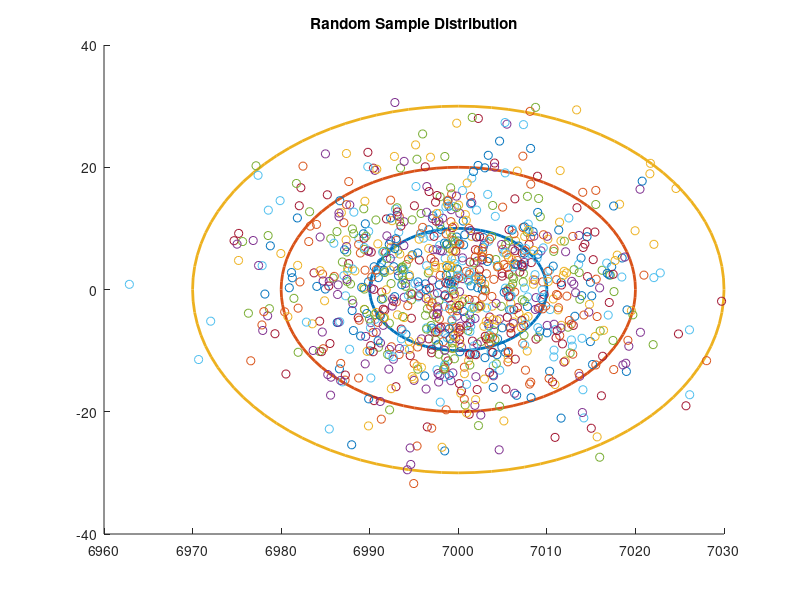

Write MATLAB code to recreate this figure. (Note: this script raises an error after producing the figure.)
% PROBLEM 3
mu = 398600;

x0 = 7000;
y0 = 0;
z0 = 0;

xdot0 = 0;
ydot0 = 9;
zdot0 = 0;

phi0 = eye(6);

P0 = diag([10^2, 10^2, 10^2, (1e-3)^2, (1e-3)^2, (1e-3)^2]);

% PART A
n = 1000;
dx = 10*randn(3,n);
figure()
hold on
theta = 0:pi/50:2*pi;
plot(10*cos(theta) + x0, 10*sin(theta) + y0, 'LineWidth', 2)
plot(20*cos(theta) + x0, 20*sin(theta) + y0, 'LineWidth', 2)
plot(30*cos(theta) + x0, 30*sin(theta) + y0, 'LineWidth', 2)
for i=1:n
    scatter(x0 + dx(1,i), y0 + dx(2,i))
end
title('Random Sample Distribution')
subtitle('Position')
xlabel('x [km]')
ylabel('y [km]')
hold off

dxdot = 1e-3*randn(3,n);
figure()
hold on
theta = 0:pi/50:2*pi;
plot(1e-3*cos(theta) + xdot0, 1e-3*sin(theta) + ydot0, 'LineWidth', 2)
plot(2e-3*cos(theta) + xdot0, 2e-3*sin(theta) + ydot0, 'LineWidth', 2)
plot(3e-3*cos(theta) + xdot0, 3e-3*sin(theta) + ydot0, 'LineWidth', 2)
for i=1:n
    scatter(xdot0 + dxdot(1,i), ydot0 + dxdot(2,i))
end
title('Random Sample Distribution')
subtitle('Velocity')
xlabel('vx [km/s]')
ylabel('vy [km/s]')
hold off

% PART B
E = (xdot0^2 + ydot0^2 + zdot0^2)/2 - mu/sqrt(x0^2 + y0^2 + z0^2);
a = -mu/2/E;
T = 2*pi/sqrt(mu)*a^(3/2);
tspan = [0,T/4,T/2,3*T/4,T];
[~,y] = ode45(@(t,X) odewithstm(t,X,mu),tspan,[x0,y0,z0,xdot0,ydot0, ...
    xdot0,reshape(phi0,1,[])]);
fprintf('| %10s | %10s | %10s | %10s | %10s | %10s | %10s |\n', ...
    'Time','Sigma x','Sigma y','Sigma z','Sigma vx','Sigma vy','Sigma vz')
for i=1:5
    t = tspan(i);
    phi = reshape(y(i,7:end),6,6);
    P = phi*P0*transpose(phi);
    sigma_x = sqrt(P(1,1));
    sigma_y = sqrt(P(2,2));
    sigma_z = sqrt(P(3,3));
    sigma_vx = sqrt(P(4,4));
    sigma_vy = sqrt(P(5,5));
    sigma_vz = sqrt(P(6,6));
    fprintf('| %10.4f | %10.4f | %10.4f | %10.4f | %10.4f | %10.4f | %10.4f |\n' ...
        ,t,sigma_x,sigma_y,sigma_z,sigma_vx,sigma_vy,sigma_vz)
end

% PART C & E
for j = 1:5
    t = tspan(j);
    figure()
    hold on
    for i=1:n
        X0 = [x0 + dx(1,i); y0 + dx(2,i); z0 + dx(3,i); xdot0 + dxdot(1,i);
            ydot0 + dxdot(2,i); zdot0 + dxdot(3,i)];
        phi = reshape(y(j,7:end),6,6);
        X = phi*X0;
        scatter(X(1), X(2))
    end
    title('Linear Map Position')
    subtitle(sprintf('t=%.4f',t))
    xlabel('x [km]')
    ylabel('y [km]')
    hold off
end

for j = 1:5
    t = tspan(j);
    figure()
    hold on
    for i=1:n
        X0 = [x0 + dx(1,i); y0 + dx(2,i); z0 + dx(3,i); xdot0 + dxdot(1,i);
            ydot0 + dxdot(2,i); zdot0 + dxdot(3,i)];
        phi = reshape(y(j,7:end),6,6);
        X = phi*X0;
        scatter(X(1), X(2))
    end
    title('Linear Map Velocity')
    subtitle(sprintf('t=%.4f',t))
    xlabel('vx [km/s]')
    ylabel('vy [km/s]')
    hold off
end

% PART D & E
for j = 1:5
    t = tspan(j);
    figure()
    hold on
    for i=1:n
        X0 = [x0 + dx(1,i); y0 + dx(2,i); z0 + dx(3,i); xdot0 + dxdot(1,i);
            ydot0 + dxdot(2,i); zdot0 + dxdot(3,i)];
        if t > 0
            [~,y] = ode45(@(t,X) odefunc(t,X,mu),[0 t],X0);
            X = y(end,:);
        else
            X = X0;
        end
        scatter(X(1), X(2))
    end
    title('Non-Linear Map Position')
    subtitle(sprintf('t=%.4f',t))
    xlabel('x [km]')
    ylabel('y [km]')
    hold off
end

for j = 1:5
    t = tspan(j);
    figure()
    hold on
    for i=1:n
        X0 = [x0 + dx(1,i); y0 + dx(2,i); z0 + dx(3,i); xdot0 + dxdot(1,i);
            ydot0 + dxdot(2,i); zdot0 + dxdot(3,i)];
        if t > 0
            [~,y] = ode45(@(t,X) odefunc(t,X,mu),[0 t],X0);
            X = y(end,:);
        else
            X = X0;
        end
        scatter(X(4), X(5))
    end
    title('Non-Linear Map Velocity')
    subtitle(sprintf('t=%.4f',t))
    xlabel('vx [km/s]')
    ylabel('vy [km/s]')
    hold off
end

function dX = odewithstm(~, X, mu)
x = X(1);
y = X(2);
z = X(3);
xdot = X(4);
ydot = X(5);
zdot = X(6);
phi = reshape(X(7:end),6,6);

r = sqrt(x^2 + y^2 + z^2);

A = zeros(6);
A(1,4) = 1;
A(2,5) = 1;
A(3,6) = 1;
A(4,1) = 3*mu*x^2/r^5 - mu/r^3;
A(4,2) = 3*mu*x*y/r^5;
A(4,3) = 3*mu*x*z/r^5;
A(5,1) = 3*mu*x*y/r^5;
A(5,2) = 3*mu*y^2/r^5 - mu/r^3;
A(5,3) = 3*mu*y*z/r^5;
A(6,1) = 3*mu*x*z/r^5;
A(6,2) = 3*mu*y*z/r^5;
A(6,3) = 3*mu*z^2/r^5 - mu/r^3;

dX = zeros(6+6*6,1);
dX(1) = xdot;
dX(2) = ydot;
dX(3) = zdot;
dX(4) = -mu/r^3*x;
dX(5) = -mu/r^3*y;
dX(6) = -mu/r^3*z;
dX(7:end) = reshape(A*phi,[],1);
end

function dX = odefunc(~, X, mu)
x = X(1);
y = X(2);
z = X(3);
xdot = X(4);
ydot = X(5);
zdot = X(6);

r = sqrt(x^2 + y^2 + z^2);

dX = zeros(6,1);
dX(1) = xdot;
dX(2) = ydot;
dX(3) = zdot;
dX(4) = -mu/r^3*x;
dX(5) = -mu/r^3*y;
dX(6) = -mu/r^3*z;
end